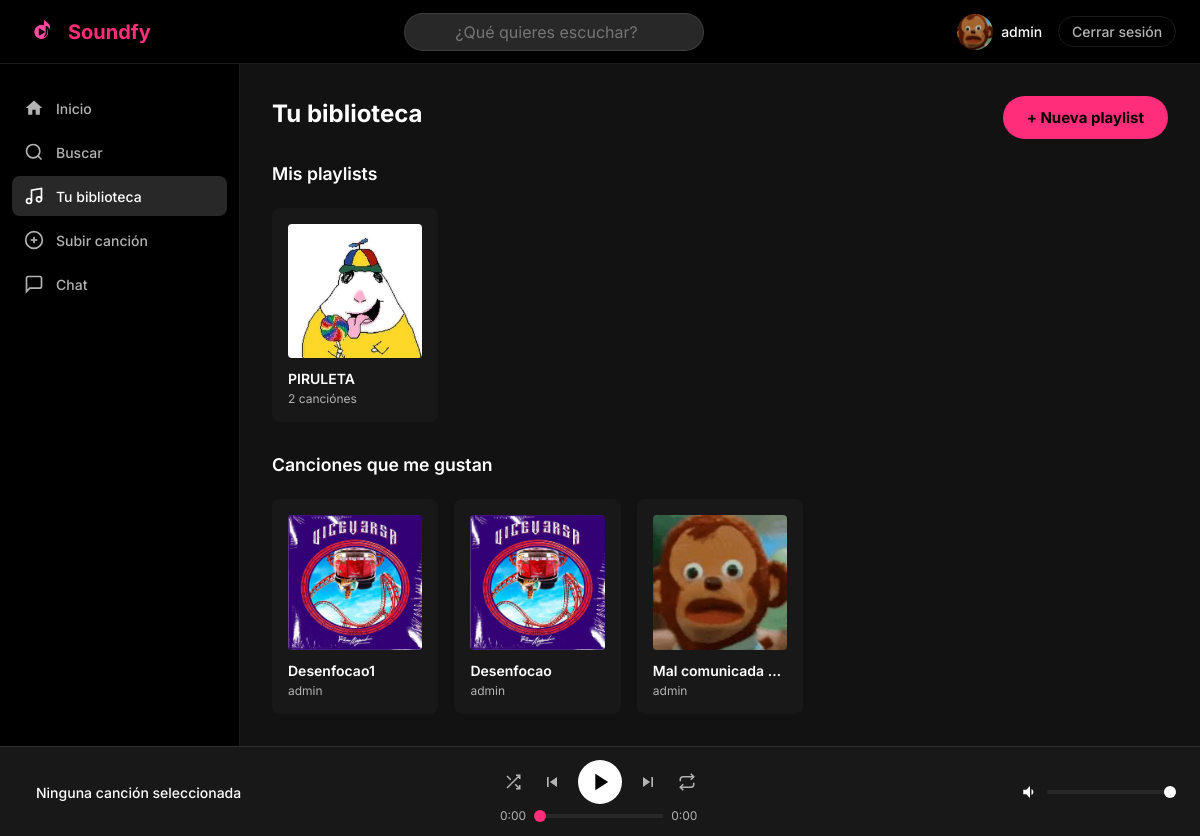
The app's page /playlists/ (signed in) with its own data.
### users/models.py (models this page shows, shortened)
class Usuario(AbstractUser):
    foto_perfil = models.ImageField(
        upload_to='fotos_perfil/',
        null=True,
        blank=True
    )
    biografia = models.TextField(max_length=500, blank=True)
    fecha_nacimiento = models.DateField(null=True, blank=True)
    es_artista = models.BooleanField(default=False)
    seguidores = models.ManyToManyField(
        'self',
        symmetrical=False,
        related_name='siguiendo',
        blank=True
    )
    class Meta:
        verbose_name = 'Usuario'
        verbose_name_plural = 'Usuarios'

### music/models.py (models this page shows, shortened)
class Playlist(models.Model):
    nombre = models.CharField(max_length=200)
    descripcion = models.TextField(blank=True)
    propietario = models.ForeignKey(
        Usuario,
        on_delete=models.CASCADE,
        related_name='playlists'
    )
    canciones = models.ManyToManyField(
        Cancion,
        through='PlaylistCancion',
        blank=True
    )
    portada = models.ImageField(upload_to='portadas_playlists/', null=True, blank=True)
    es_publica = models.BooleanField(default=True)
    creada_en = models.DateTimeField(auto_now_add=True)
    class Meta:
        verbose_name = 'Playlist'
        verbose_name_plural = 'Playlists'

class MeGusta(models.Model):
    usuario = models.ForeignKey(
        Usuario,
        on_delete=models.CASCADE,
        related_name='me_gustas'
    )
    cancion = models.ForeignKey(
        Cancion,
        on_delete=models.CASCADE,
        related_name='me_gustas'
    )
    creado_en = models.DateTimeField(auto_now_add=True)
    class Meta:
        verbose_name = 'Me Gusta'
        verbose_name_plural = 'Me Gustas'
        unique_together = ('usuario', 'cancion')

class Cancion(models.Model):
    titulo = models.CharField(max_length=200)
    artista = models.ForeignKey(
        Usuario,
        on_delete=models.CASCADE,
        related_name='canciones'
    )
    album = models.ForeignKey(
        Album,
        on_delete=models.SET_NULL,
        null=True,
        blank=True,
        related_name='canciones'
    )
    genero = models.ForeignKey(
        Genero,
        on_delete=models.SET_NULL,
        null=True,
        blank=True
    )
    archivo_audio = models.FileField(upload_to='canciones/')
    portada = models.ImageField(upload_to='portadas_canciones/', null=True, blank=True)
    duracion = models.PositiveIntegerField(help_text='Duración en segundos', default=0)
    reproducciones = models.PositiveIntegerField(default=0)
    fecha_subida = models.DateTimeField(auto_now_add=True)
    es_publica = models.BooleanField(default=True)
    class Meta:
        verbose_name = 'Canción'
        verbose_name_plural = 'Canciones'
        ordering = ['-fecha_subida']

### music/views.py (the view)
# urls.py: path('playlists/', views.vista_mis_playlists, name='mis_playlists'),
@login_required
def vista_mis_playlists(request):
    playlists = request.user.playlists.all().order_by('-creada_en')
    canciones_gustadas = MeGusta.objects.filter(
        usuario=request.user
    ).select_related('cancion', 'cancion__artista').order_by('-creado_en')
    return render(request, 'music/mis_playlists.html', {
        'playlists': playlists,
        'canciones_gustadas': canciones_gustadas,
    })

### templates/music/mis_playlists.html (shortened to what this page needs)
{% extends 'base.html' %}
{% block contenido %}
<div style="display: flex; align-items: center; justify-content: space-between; margin-bottom: 1.5rem;">
    <h2>Tu biblioteca</h2>
    <a href="{% url 'crear_playlist' %}" class="btn-primario">+ Nueva playlist</a>
</div>
<h3 style="margin-bottom: 0.75rem">Mis playlists</h3>
{% if playlists %}
    <div class="grid-canciones">
        {% for playlist in playlists %}
            <a href="{% url 'detalle_playlist' pk=playlist.pk %}" class="tarjeta-cancion" style="text-decoration: none; color: inherit;">
                <div class="tarjeta-portada">
                    {% if playlist.portada %}
                        <img src="{{ playlist.portada.url }}" alt="{{ playlist.nombre }}" loading="lazy">
                    {% else %}
                        <div class="portada-placeholder">♫</div>
                    {% endif %}
                </div>
                <div class="tarjeta-info">
                    <span class="tarjeta-titulo">{{ playlist.nombre }}</span>
                    <span class="tarjeta-artista">{{ playlist.canciones.count }} canción{{ playlist.canciones.count|pluralize:"es" }}{% if not playlist.es_publica %} · 🔒{% endif %}</span>
                </div>
            </a>
        {% endfor %}
    </div>
{% else %}
    <p class="texto-muted">No tienes playlists todavía.</p>
{% endif %}
<h3 style="margin-top: 2rem; margin-bottom: 0.75rem">Canciones que me gustan</h3>
{% if canciones_gustadas %}
    <div class="grid-canciones">
        {% for mg in canciones_gustadas %}
            <div class="tarjeta-cancion">
                <div class="tarjeta-portada" style="cursor: pointer;" onclick="reproducirCancionConCola(
                    '{{ mg.cancion.archivo_audio.url }}',
                    '{{ mg.cancion.titulo }}',
                    '{{ mg.cancion.artista.username }}',
                    '{% if mg.cancion.portada %}{{ mg.cancion.portada.url }}{% endif %}',
                    {{ mg.cancion.pk }},
                    colaBiblioteca
                )">
                    {% if mg.cancion.portada %}
                        <img src="{{ mg.cancion.portada.url }}" alt="{{ mg.cancion.titulo }}" loading="lazy">
                    {% else %}
                        <div class="portada-placeholder">♫</div>
                    {% endif %}
                </div>
                <div class="tarjeta-info">
                    <a href="{% url 'detalle_cancion' pk=mg.cancion.pk %}" class="tarjeta-titulo" style="text-decoration: none; color: inherit;">
                        {{ mg.cancion.titulo }}
                    </a>
                    <span class="tarjeta-artista">{{ mg.cancion.artista.username }}</span>
                </div>
            </div>
        {% endfor %}
    </div>
{% else %}
    <p class="texto-muted">Todavía no tienes canciones guardadas. Dale ♥ a las que te gusten.</p>
{% endif %}
{% endblock %}

### templates/partials/navbar.html
{% load static %}
<nav class="navbar">
    {% load static %}
    <div class="navbar-logo">
        <a href="{% url 'inicio' %}">
            <img src="{% static 'img/logo.png' %}" alt="Soundfy" height="36">
            <span>Soundfy</span>
        </a>
    </div>
    <div class="navbar-busqueda">
        <form action="{% url 'buscar' %}" method="GET">
            <input
                type="search"
                name="q"
                placeholder="¿Qué quieres escuchar?"
                value="{{ request.GET.q }}"
            >
        </form>
    </div>
    <div class="navbar-usuario">
        <a href="{% url 'perfil' username=user.username %}">
            {% if user.foto_perfil %}
                <img src="{{ user.foto_perfil.url }}" alt="{{ user.username }}" class="avatar-pequeño">
            {% else %}
                <div class="avatar-pequeño avatar-placeholder">{{ user.username|first|upper }}</div>
            {% endif %}
            <span>{{ user.username }}</span>
        </a>
        <a href="{% url 'logout' %}" class="btn-logout">Cerrar sesión</a>
    </div>
</nav>

### static/css/estilos.css (style rules this page uses)
:root { --color-fondo: #121212; --color-superficie: #181818; --color-superficie-2: #282828; --color-borde: rgba(255, 255, 255, 0.1); --color-texto: #ffffff; --color-texto-muted: #b3b3b3; --color-primario: #FF2D7A; --color-primario-hover: #ff4d8f; --color-peligro: #e91429; --fuente-principal: 'Inter', sans-serif; --altura-navbar: 64px; --anchura-sidebar: 240px; --altura-reproductor: 90px; --radio-sm: 4px; --radio-md: 8px; --radio-lg: 12px; --radio-full: 9999px; }
*, *::before, *::after { box-sizing: border-box; margin: 0; padding: 0; }
html { font-size: 16px; scroll-behavior: smooth; }
body { font-family: var(--fuente-principal); background-color: var(--color-fondo); color: var(--color-texto); min-height: 100dvh; -webkit-font-smoothing: antialiased; }
img { display: block; max-width: 100%; }
a { color: inherit; text-decoration: none; }
input, textarea, select { font: inherit; color: inherit; }
body:has(.navbar) { display: grid; grid-template-areas: "navbar navbar" "sidebar contenido" "reproductor reproductor"; grid-template-rows: var(--altura-navbar) 1fr var(--altura-reproductor); grid-template-columns: var(--anchura-sidebar) 1fr; height: 100dvh; overflow: hidden; }
.navbar { grid-area: navbar; display: flex; align-items: center; justify-content: space-between; padding: 0 1.5rem; background: #000; border-bottom: 1px solid var(--color-borde); z-index: 100; }
.navbar-logo a { display: flex; align-items: center; gap: 0.5rem; font-size: 1.25rem; font-weight: 700; color: var(--color-primario); }
.navbar-busqueda input { background: var(--color-superficie-2); border: 1px solid var(--color-borde); border-radius: var(--radio-full); padding: 0.5rem 1rem; width: 300px; color: var(--color-texto); transition: border-color 180ms ease; text-align: center; }
.navbar-usuario { display: flex; align-items: center; gap: 1rem; }
.avatar-pequeño { width: 36px; height: 36px; border-radius: var(--radio-full); object-fit: cover; }
.navbar-usuario a { display: flex; align-items: center; gap: 0.5rem; font-size: 0.875rem; font-weight: 500; transition: color 180ms ease; }
.btn-logout { font-size: 0.8rem; color: var(--color-texto-muted) !important; padding: 0.4rem 0.8rem; border: 1px solid var(--color-borde); border-radius: var(--radio-full); transition: all 180ms ease !important; }
.grid-canciones { display: grid; grid-template-columns: repeat(auto-fill, minmax(160px, 1fr)); gap: 1rem; margin-top: 1.5rem; }
.tarjeta-cancion { background: var(--color-superficie); border-radius: var(--radio-md); padding: 1rem; cursor: pointer; transition: background 180ms ease; }
.tarjeta-portada { position: relative; aspect-ratio: 1; border-radius: var(--radio-sm); overflow: hidden; margin-bottom: 0.75rem; background: var(--color-superficie-2); }
.tarjeta-portada img { width: 100%; height: 100%; object-fit: cover; }
.tarjeta-titulo { display: block; font-size: 0.875rem; font-weight: 600; white-space: nowrap; overflow: hidden; text-overflow: ellipsis; }
.tarjeta-artista { display: block; font-size: 0.75rem; color: var(--color-texto-muted); margin-top: 0.25rem; }
h2 { font-size: 1.5rem; font-weight: 700; margin-bottom: 0.5rem; }
h3 { font-size: 1.1rem; font-weight: 600; margin: 1.5rem 0 0.5rem; }
.btn-primario { background: var(--color-primario); color: #000; font-weight: 700; font-size: 0.9375rem; padding: 0.75rem 1.5rem; border-radius: var(--radio-full); transition: background 180ms ease, transform 100ms ease; display: inline-block; text-align: center; cursor: pointer; border: none; }

### records on screen
Usuario: foto_perfil (picture), username "admin"
Playlist: portada (picture), nombre "PIRULETA", canciones.count "2"
MeGusta: cancion.portada (picture), cancion.titulo "Desenfocao1", cancion.artista.username "admin"
MeGusta: cancion.portada (picture), cancion.titulo "Desenfocao", cancion.artista.username "admin"
MeGusta: cancion.portada (picture), cancion.titulo "Mal comunicada…", cancion.artista.username "admin"
